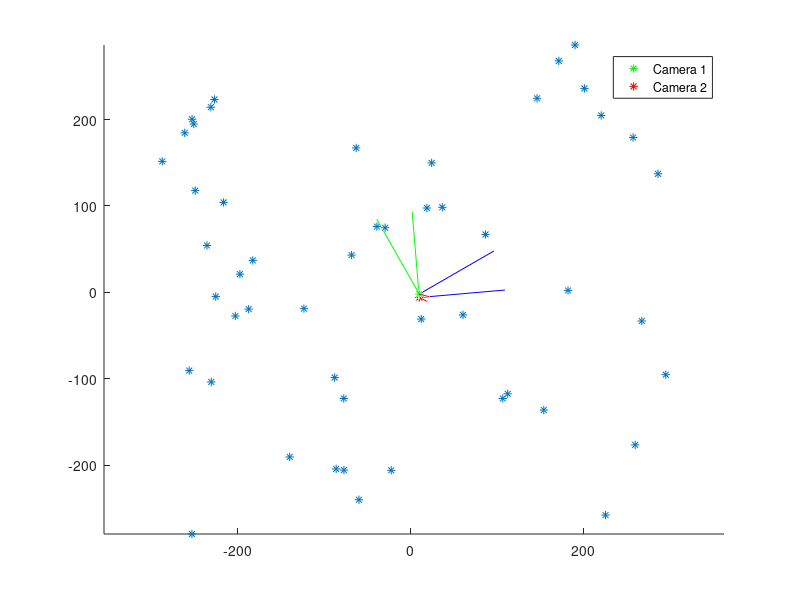

This figure's MATLAB source: (Note: this script raises an error after producing the figure.)
%%%%%%%%%%%%%%%%%%%%%%%%%%%%%%%%%%%%%%%%%%%%%%%%%%%%%%%%%%%%%%%%%%%%%%%%%%%
%%%%%%%%%%%%%%%%%%%%%Motion estimation using 4 points algorithm%%%%%%%%%%%%
%%%%%%%%%%%%%%%%%%%%%                 vs                       %%%%%%%%%%%%
%%%%%%%%%%%%%%%%%%%%%      2 points algorithm with IMU         %%%%%%%%%%%%
%%%%%%%%%%%%%%%%%%%%%        planar scene : homography         %%%%%%%%%%%%
%%%%%%%%%%%%%%%%%%%%%%%%%%%%%%%%%%%%%%%%%%%%%%%%%%%%%%%%%%%%%%%%%%%%%%%%%%%
% Name :    Mohit Ahuja
%            MSCV - 2
%      University of Burgundy
%        Le Creusot Campus
%
%             TEST-1

close all;
clear all;
clc;

%% Test 1 : Example with a Particular Data
disp('%%%%%%%%%%%%%%%%%%%%%%%%%%%%%%%%%%%%%%%%%%%%%%%%%%%');
disp('     %%%%%%%%%%%%%%% TEST-1: %%%%%%%%%%%%%%%%');
disp(' ');

%%%%%%%%%%%%%%%%%%%%%%%%%%%%%%%%%%%%%%%%%%%%%%%%%%%%%%%%%%%%%%%%%%%%%%%%%%%
%%%%%%%%%%%%%%%%%%%%%%%%  Data Generation  %%%%%%%%%%%%%%%%%%%%%%%%%%%%%%%%
%%%%%%%%%%%%%%%%%%%%%%%%%%%%%%%%%%%%%%%%%%%%%%%%%%%%%%%%%%%%%%%%%%%%%%%%%%%

lowerbound=-300;
upperbound=300;
nbpoints = 50;
zposition = 500;
P = [lowerbound + (upperbound-lowerbound).*rand(nbpoints,1),...
    lowerbound + (upperbound-lowerbound).*rand(nbpoints,1),...
    zposition*ones(nbpoints,1),...
    ones(nbpoints,1)];

% the data belong on a plane  of equation N'X+d=0 d=-zposition N = [0,0,1]'

% Camera Parameter (Camera is Calibrated)
f=1; u0 = 0; v0 = 0;
K=[f 0 u0;0 f v0;0 0 1];
K1=[f 0 u0 0;0 f v0 0;0 0 1 0];

%%%%%%%%%%%%%%%%%%%%%%%%%   Camera 1   %%%%%%%%%%%%%%%%%%%%%%%%%%%%%%%%%%%%
% Camera position at time 1
tx1=10; ty1=-2; tz1=20;
% Rotation angles in degree
roll1=5; pitch1=5; yaw1=30;

% Rotation of the camera 1
Rp1 = [cos(deg2rad(pitch1)) 0 sin(deg2rad(pitch1));...
       0 1 0;...
       -sin(deg2rad(pitch1)) 0 cos(deg2rad(pitch1))];
Ry1 = [cos(deg2rad(yaw1)) -sin(deg2rad(yaw1)) 0;...
       sin(deg2rad(yaw1)) cos(deg2rad(yaw1)) 0;...
       0 0 1];
Rr1 = [1 0 0;...
       0 cos(deg2rad(roll1)) -sin(deg2rad(roll1));...
       0 sin(deg2rad(roll1)) cos(deg2rad(roll1))];
R1 = Ry1*Rp1*Rr1;

T1 = [tx1,ty1,tz1]';

% Camera Image 1 :
for i =1 : nbpoints
    P1(i,:) = K1*[R1' , -R1'*T1; 0 0 0 1]*P(i,:)';
end

%%%%%%%%%%%%%%%%%%%%%%%   Camera 1   %%%%%%%%%%%%%%%%%%%%%%%%%%%%%%%%%%%%%%
% Camera position at time 2
tx2=10; ty2=-6; tz2=10;
% Rotation angles in degree
roll2=3; pitch2=5; yaw2=5;

% Rotation of the camera 2
Rp2=[cos(deg2rad(pitch2)) 0 sin(deg2rad(pitch2));...
     0 1 0;...
     -sin(deg2rad(pitch2)) 0 cos(deg2rad(pitch2))];
Ry2=[cos(deg2rad(yaw2)) -sin(deg2rad(yaw2)) 0;...
     sin(deg2rad(yaw2)) cos(deg2rad(yaw2)) 0;...
     0 0 1];
Rr2=[1 0 0;...
     0 cos(deg2rad(roll2)) -sin(deg2rad(roll2));...
     0 sin(deg2rad(roll2)) cos(deg2rad(roll2))];
R2 =Ry2*Rp2*Rr2;

T2 = [tx2,ty2,tz2]';

% Camera Image 2 :
for i =1 : nbpoints
    P2(i,:) = K1*[R2' , -R2'*T2; 0 0 0 1]*P(i,:)';
end

%%%%%%%%%%%%%%%%%%%%%%%    Display Data     %%%%%%%%%%%%%%%%%%%%%%%%%%%%%%%
figure
hold on
plot3(P(:,1),P(:,2),P(:,3),'*')
a = plot3(tx1,ty1,tz1,'g*');
Rx = R1*[100,0,0]';
line([tx1,tx1+Rx(1)],[ty1,ty1+Rx(2)],[tz1,tz1+Rx(3)],'Color','b')
Ry = R1*[0,100,0]';
line([tx1,tx1+Ry(1)],[ty1,ty1+Ry(2)],[tz1,tz1+Ry(3)],'Color','g')
Rz = R1*[0,0,100]';
line([tx1,tx1+Rz(1)],[ty1,ty1+Rz(2)],[tz1,tz1+Rz(3)],'Color','r')
b = plot3(tx2,ty2,tz2,'r*');
Rx = R2*[100,0,0]';
line([tx2,tx2+Rx(1)],[ty2,ty2+Rx(2)],[tz2,tz2+Rx(3)],'Color','b')
Ry = R2*[0,100,0]';
line([tx2,tx2+Ry(1)],[ty2,ty2+Ry(2)],[tz2,tz2+Ry(3)],'Color','g')
Rz = R2*[0,0,100]';
line([tx2,tx2+Rz(1)],[ty2,ty2+Rz(2)],[tz2,tz2+Rz(3)],'Color','r')
axis equal
legend([a, b], 'Camera 1', 'Camera 2')


%%%%%%%%%%%%%%%%%%%%%%%%%%%%%%%%%%%%%%%%%%%%%%%%%%%%%%%%%%%%%%%%%%%%%%%%%%%
%%%%%%%%%%%%%%%%%%%%%%%    4 pts algorithm %%%%%%%%%%%%%%%%%%%%%%%%%%%%%%%%
%%%%%%%%%%%%%%%%%%%%%%%%%%%%%%%%%%%%%%%%%%%%%%%%%%%%%%%%%%%%%%%%%%%%%%%%%%%
disp('%%%%%%%%%%%%%%%%%%%%%%%%%%%%%%%%%%%%%%%%%%%%%%%%%%%');
disp('%%%%%%%%%%%%%%% 4 Point Algorithm: %%%%%%%%%%%%%%%%');
disp('%%%%%%%%%%%%%%%%%%%%%%%%%%%%%%%%%%%%%%%%%%%%%%%%%%%');
disp(' ');

% Theoretical Homography H :
N = [0,0,1]';
disp('%%%%%    Displacement (D)     %%%%%');
d = (N'*T1 - zposition) 

% Explain why d is expressed like this! 
%
% Solution: 1. As "d" is the Displacement of the camera from the Norm "N" 
%              of the plane, so it is computed as the difference between 
%              the camera's height and the height of Points. 
%              Also, 
%           2. Because with 4-Point Algorithm, the solution of AE = 0 is a
%              2-dimentional space, so we will take only x and y in our
%              case.


% Homography Estimation using Translation and Rotation
Rt = R2'*R1;
Tt = R2'*(T1-T2);
H = Rt-Tt*(R1'*N)'/d;
disp('%%%%%%%%%%%%%%%%%%%%%%%%%%%%%%%%%%%%%%%%%%%%%%%%%%%');
disp('Homography estimation using the Translation and Rotation');
disp('%%%%%    Homography H = Rt-Tt*(R1*N)/d  :  %%%%%');
H = H/H(3,3)

% Verification of Computed Homography
HP1 = H*P1(1,:)';   % As P2(1,:) = H*P1(1,:), So HP1 should be = P2(1,:)
HP1 = HP1/HP1(3)    % As explained above, In 4-Point Algorithm, we only take 
                    % [X, Y] Coordinates. so we are dividing x and y by z.          
disp('%% Ground Truth Should be = HP1 to validate the result %%');
disp(' Which Means, it is satisfying the equation P2(1,:) = H*P1(1,:)');
GroundTruth = (P2(1,:)/P2(1,3))'   % Ground Truth  = P2(1,:)
disp(' ');


% Homography estimation using points in two images Using SVD.
H4pt = homography2d(P1',P2');
disp('%%%%%%%%%%%%%%%%%%%%%%%%%%%%%%%%%%%%%%%%%%%%%%%%%%%');
disp('Homography estimation using Points in Two Images');
disp('%%%%% Using SVD,    P2(1,:) = H*P1(1,:)  %%%%%');
H4pt = H4pt/H4pt(3,3)
disp('You can see, the H and H4pt is exactly the same');
% It can be seen the Command Window that using both techniques, the
% Homography Matrix is the same.

% Homography decomposition
% solutions = invhomog(H4pt);
% solutions(1).T(:,4)/solutions(1).T(3,4);
% solutions(1).T(1:3,1:3)
% solutions(2).T(:,4)/solutions(2).T(3,4);
% solutions(2).T(1:3,1:3);


%%%%%%%%%%%%%%%%%%%%%%%%%%%%%%%%%%%%%%%%%%%%%%%%%%%%%%%%%%%%%%%%%%%%%%%%%%%
%%%%%%%%%%%%%%%%%%%%%%%    2 pts algorithm %%%%%%%%%%%%%%%%%%%%%%%%%%%%%%%%
%%%%%%%%%%%%%%%%%%%%%%%%%%%%%%%%%%%%%%%%%%%%%%%%%%%%%%%%%%%%%%%%%%%%%%%%%%%
disp(' '); 
disp('%%%%%%%%%%%%%%%%%%%%%%%%%%%%%%%%%%%%%%%%%%%%%%%%%%%');
disp('%%%%%%%%%%%%%%% 2 Point Algorithm: %%%%%%%%%%%%%%%%');
disp('%%%%%%%%%%%%%%%%%%%%%%%%%%%%%%%%%%%%%%%%%%%%%%%%%%%');

% HYPOTHESIS roll and pitch angles are known :
% Virtual image from camera 2 (Z-axis correpsonds to the vertical)
PV1 = (Rp1*Rr1*P1(:,1:3)')';
PV2 = (Rp2*Rr2*P2(:,1:3)')';
N =[0 0 1]';    % Norm of the Plane

% Homography estimation using Translation and Rotation.
disp(' ');
disp('%%%%%%%%%%%%%%%%%%%%%%%%%%%%%%%%%%%%%%%%%%%%%%%%%%%');
disp('Homography estimation using the Translation and Rotation');
disp('%%%%%    Homography H in 2-Point Algo:  %%%%%');
HV2 = Ry2'*Ry1-Ry2'*(T1-T2)/(N'*T1-zposition)*(Ry1'*N)'
disp(' Validation of the Computed Homography: ');
H_Valid = HV2*PV1(2,:)'/norm(HV2*PV1(2,:)')
disp('%% Ground Truth Should be = H_Valid to validate the result %%');
GroundTruth = (PV2(2,:)/norm(PV2(2,:)))'
disp('%% True Homography : %%');
TrueHomography = HV2/HV2(3,3)

% Homography estimation using points in two images Using SVD.
H = homography2d2Pt(PV1',PV2');
disp('%% Here, The Estimated H should be = True Homography to validate our result %%');
Estimated_H = H/H(3,3)

%%%%%%%%%%%%%%% Yaw Estimation (see exercice 1)
disp(' ');
disp('%%%%%%%%%%%%%%%%%%%%%%%%%%%%%%%%%%%%%%%%%%%%%%%%%%%');
disp('Yaw Angle Computation:');
Yaw = atan2(H(2,1),H(1,1))           % Computed Yaw Angle
YawGroundTruth = deg2rad(yaw1-yaw2)  % Real Yaw Angle
disp(' Both Yaw and YawGroundTruth should be Equal');

Azimuth=atan2(H(2,3),H(1,3));
SEalpha=-((sin(Yaw)/H(2,1))-1);
CEalpha=(-sin(Yaw)/H(2,1)*H(1,3))/cos(Azimuth);
Elevation=atan2(SEalpha,CEalpha);
T2E = [cos(Azimuth)*cos(Elevation);sin(Azimuth)*cos(Elevation);sin(Elevation)];
T2t = Ry2'*(T1-T2);
% Validating the Translation with the real translation
disp(' ');
disp('%%%%%%%%%%% Validation of the translation %%%%%%%%%%%');
Computed_T = T2t/T2t(3) % Computed T
Original_T = T2E/T2E(3) % Original T
disp(' '); disp(' '); 


%%%%%%%%%%%%%%%%%%%%%%%%%%%%%%%%%%%%%%%%%%%%%%%%%%%%%%%%%%%%%%%%%%%%%%%%%%%
%%%%%%%%%%%%%%%%%%%%%%%%%%%%%%%%%%%%%%%%%%%%%%%%%%%%%%%%%%%%%%%%%%%%%%%%%%%
%%%%%%%%%%%%%%%%%%%%%%%%%%%   END of TEST-1  %%%%%%%%%%%%%%%%%%%%%%%%%%%%%%
%%%%%%%%%%%%%%%%%%%%%%%%%%%%%%%%%%%%%%%%%%%%%%%%%%%%%%%%%%%%%%%%%%%%%%%%%%%
%%%%%%%%%%%%%%%%%%%%%%%%%%%%%%%%%%%%%%%%%%%%%%%%%%%%%%%%%%%%%%%%%%%%%%%%%%%